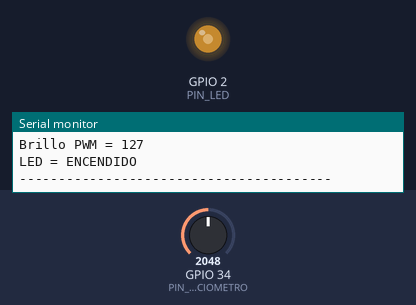
Bench run of a sketch on a simulated ESP32. Parts: output pins drawn as LEDs (lit = HIGH), the last lines printed to the serial monitor. The test bench sets the inputs (shaded band); at power-on: GPIO 34 (PIN_POTENCIOMETRO) = 2048.

Above: at 1.2 s.
1.3 s: GPIO 34 (PIN_POTENCIOMETRO) set to 2866
At 3.7 s:
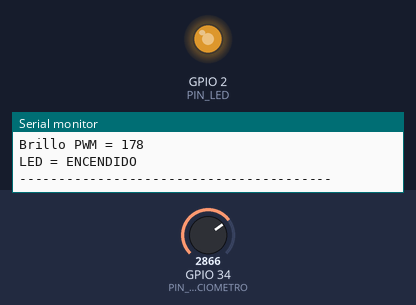
4.1 s: GPIO 34 (PIN_POTENCIOMETRO) set to 3603
At 5.5 s:
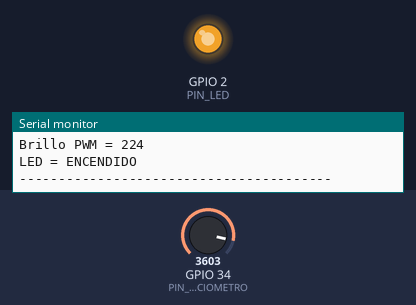
6.5 s: GPIO 34 (PIN_POTENCIOMETRO) set to 2047
At 8.5 s:
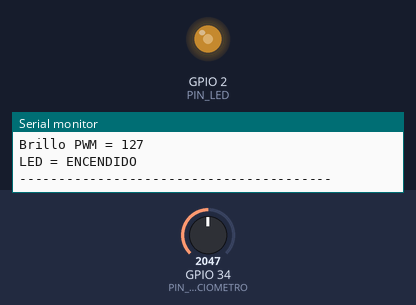
Timing chart, 0 to 10.0 s (numbered marks = the images above; inputs shaded):
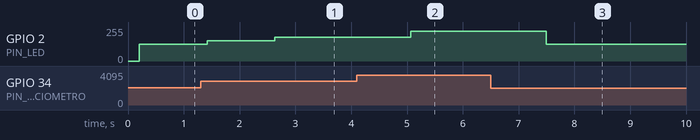

The sketch:

practica_final_potenciometro_led_arreglo_punteros_esp.ino
```cpp
const int PIN_POTENCIOMETRO = 34;
const int PIN_LED = 2;
const int ADC_MAX = 4095;
const int PWM_MAX = 255;
const float VREF = 3.3;
const int CANTIDAD_LECTURAS = 10;
const int PAUSA_ENTRE_LECTURAS_MS = 20;
const int PAUSA_CICLO_MS = 1000;
const int UMBRAL_LED = 33;
void tomarLecturas(int pin, int datos[], int cantidad, int pausaMs) {
/* Verificamos que el arreglo sea válido y que la cantidad tenga sentido. */
if (datos == nullptr || cantidad <= 0) {
return;
}
/* Guardamos una lectura ADC en cada posición del arreglo. */
for (int i = 0; i < cantidad; i++) {
datos[i] = analogRead(pin);
delay(pausaMs);
}
}
void analizarLecturas(int datos[], int cantidad,
int *promedio,
int *minimo,
int *maximo) {
/* Verificamos que las direcciones recibidas sean válidas. */
if (datos == nullptr || promedio == nullptr || minimo == nullptr || maximo ==
nullptr || cantidad <= 0) {
return;
}
/* La suma puede crecer, por eso usamos long. */
long suma = 0;
/* Tomamos el primer dato como referencia inicial. */
*minimo = datos[0];
*maximo = datos[0];
/* Recorremos todas las lecturas. */
for (int i = 0; i < cantidad; i++) {
/* Acumulamos la lectura actual. */
suma = suma + datos[i];
/* Si encontramos una lectura menor, actualizamos el mínimo. */
if (datos[i] < *minimo) {
*minimo = datos[i];
}
/* Si encontramos una lectura mayor, actualizamos el máximo. */
if (datos[i] > *maximo) {
*maximo = datos[i];
}
}
/* Guardamos el promedio en la variable externa apuntada por promedio. */
*promedio = (int)(suma / cantidad);
}
void convertirPromedio(int promedioADC,
float *voltaje,
int *porcentaje,
int *brilloPWM) {
/* Verificamos que los punteros de salida sean válidos. */
if (voltaje == nullptr || porcentaje == nullptr || brilloPWM == nullptr) {
return;
}
/* Convertimos ADC a voltaje aproximado. */
*voltaje = (promedioADC * VREF) / ADC_MAX;
/* Convertimos ADC a porcentaje usando long para evitar desbordamiento. */
*porcentaje = (int)((long)promedioADC * 100L / ADC_MAX);
/* Convertimos ADC a valor PWM entre 0 y 255. */
*brilloPWM = (int)((long)promedioADC * PWM_MAX / ADC_MAX);
}
void decidirEstadoLED(int porcentaje, int umbral, int *estadoLED) {
/* Verificamos que el puntero de salida sea válido. */
if (estadoLED == nullptr) {
return;
}
/* El LED se considera activo si el porcentaje supera el umbral. */
if (porcentaje >= umbral) {
*estadoLED = HIGH;
} else {
*estadoLED = LOW;
}
}
void aplicarSalidaLED(int pinLED, int estadoLED, int brilloPWM) {
/* Si el estado es LOW, apagamos el LED. */
if (estadoLED == LOW) {
analogWrite(pinLED, 0);
} else {
/* Si el estado es HIGH, aplicamos el brillo calculado. */
analogWrite(pinLED, brilloPWM);
}
}
void mostrarLecturas(int datos[], int cantidad) {
/* Verificamos que el arreglo sea válido. */
if (datos == nullptr || cantidad <= 0) {
  return;
}
Serial.print("Lecturas: ");
/* Imprimimos todos los valores del arreglo. */
for (int i = 0; i < cantidad; i++) {
Serial.print(datos[i]);
Serial.print(" ");
}
Serial.println();
}
void mostrarReporte(int promedio, int minimo, int maximo,
float voltaje, int porcentaje,
int brilloPWM, int estadoLED) {
/* Mostramos un reporte completo del ciclo actual. */
Serial.print("Promedio ADC = ");
Serial.println(promedio);
Serial.print("Minimo ADC = ");
Serial.println(minimo);
Serial.print("Maximo ADC = ");
Serial.println(maximo);
Serial.print("Voltaje = ");
Serial.print(voltaje, 2);
Serial.println(" V");
Serial.print("Porcentaje = ");
Serial.print(porcentaje);
Serial.println(" %");
Serial.print("Brillo PWM = ");
Serial.println(brilloPWM);
Serial.print("LED = ");
if (estadoLED == HIGH) {
Serial.println("ENCENDIDO");
} else {
Serial.println("APAGADO");
}
Serial.println("----------------------------------------");
}
void setup() {
/* Iniciamos comunicación serial. */
Serial.begin(115200);
/* Configuramos el pin del LED como salida. */
pinMode(PIN_LED, OUTPUT);
}
void loop() {
/* Arreglo local para almacenar varias lecturas ADC. */
int lecturas[CANTIDAD_LECTURAS];
/* Variables para resultados del análisis. */
int promedio = 0;
int minimo = 0;
int maximo = 0;
/* Variables para resultados convertidos. */
float voltaje = 0.0;
int porcentaje = 0;
int brilloPWM = 0;
/* Variable para el estado del LED. */
int estadoLED = LOW;
/* 1. Tomamos varias lecturas y las guardamos en el arreglo. */
tomarLecturas(PIN_POTENCIOMETRO, lecturas, CANTIDAD_LECTURAS,
PAUSA_ENTRE_LECTURAS_MS);
/* 2. Analizamos el arreglo usando punteros de salida. */
analizarLecturas(lecturas, CANTIDAD_LECTURAS, &promedio, &minimo, &maximo);
/* 3. Convertimos el promedio a voltaje, porcentaje y PWM. */
convertirPromedio(promedio, &voltaje, &porcentaje, &brilloPWM);
/* 4. Decidimos si el LED debe encenderse o apagarse. */
decidirEstadoLED(porcentaje, UMBRAL_LED, &estadoLED);
/* 5. Aplicamos el estado y el brillo al LED. */
aplicarSalidaLED(PIN_LED, estadoLED, brilloPWM);
/* 6. Mostramos el arreglo y el reporte completo. */
mostrarLecturas(lecturas, CANTIDAD_LECTURAS);
mostrarReporte(promedio, minimo, maximo, voltaje, porcentaje, brilloPWM,
estadoLED);
delay(PAUSA_CICLO_MS);
}
```

Measured:
- after the input at 1.3 s, GPIO 2 (PIN_LED): 127/255 → 153/255 after 0.12 s, → 178/255 1.2 s later
- after the input at 4.1 s, GPIO 2 (PIN_LED): 178/255 → 224/255 after 0.96 s
- after the input at 6.5 s, GPIO 2 (PIN_LED): 224/255 → 127/255 after 1.0 s
